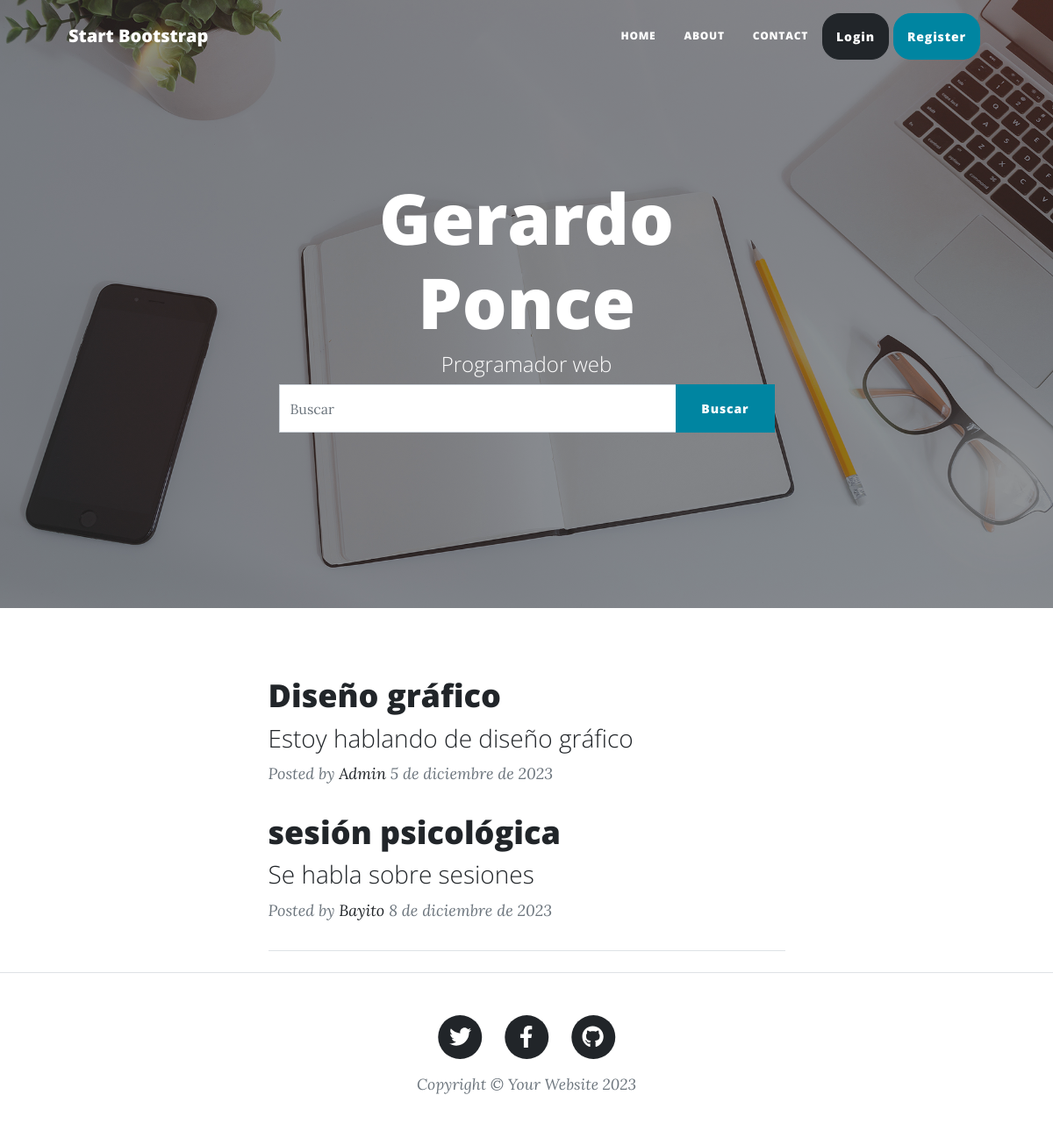
The app's page /, older data.
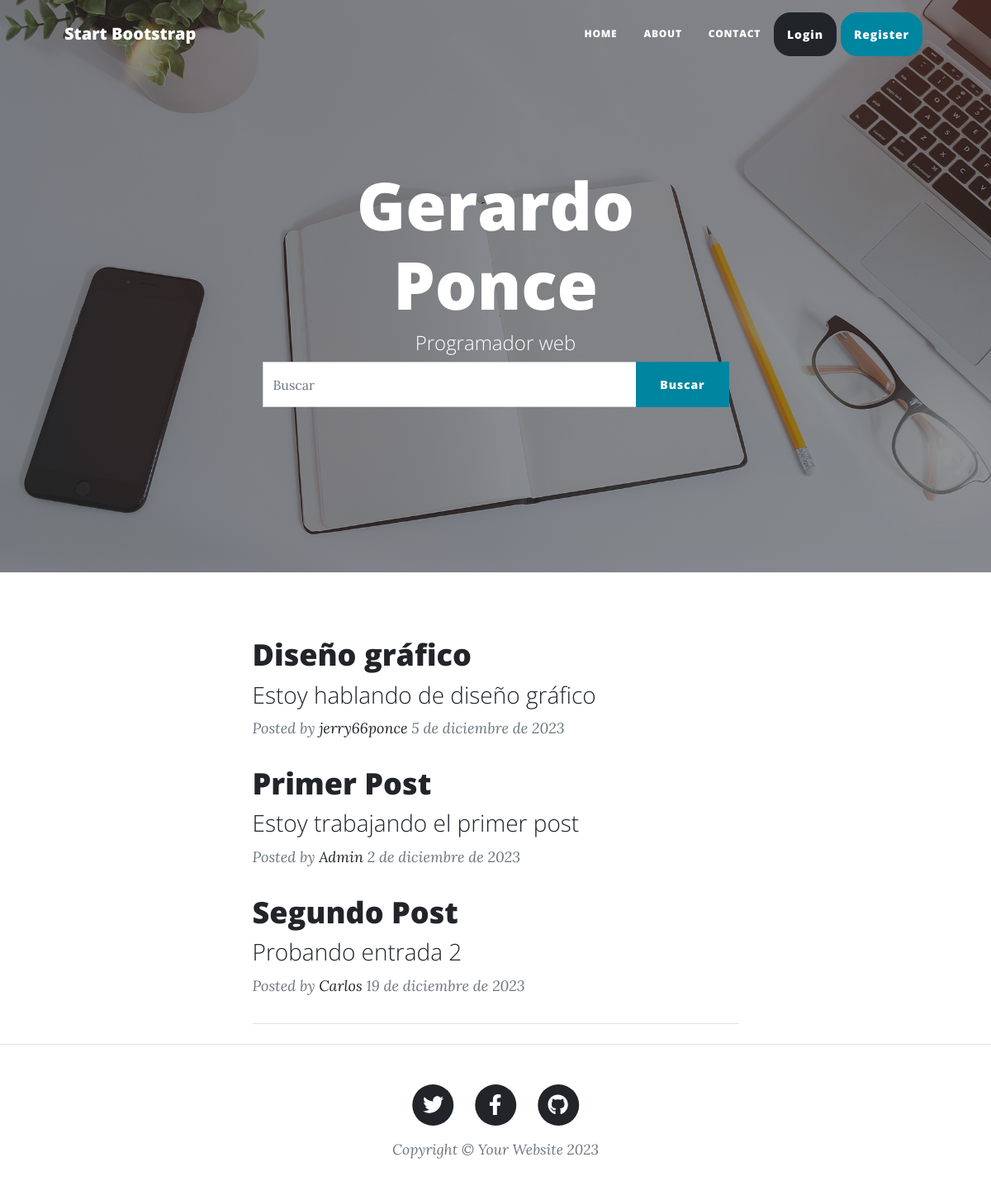
The same page, newer data.
### coder/models.py (models this page shows, shortened)
class Post(models.Model):
    titulo = models.CharField(max_length=100)
    subtitulo = models.CharField(max_length=100)
    cuerpo = RichTextField(verbose_name="Contenido")
    autor = models.ForeignKey(User, on_delete=models.CASCADE)
    fecha = models.DateField()
    imagen = models.URLField(default="Pega el link de una imagen")
    slug = models.SlugField(max_length=200, unique=True)
    class Meta:
        verbose_name = "Post"  # traduce el nombre de la app
        verbose_name_plural = "posts"  # traduce el nombre de la app

### coder/views.py (the view)
# urls.py: path("", index, name="index"),
def index(request):
    queryset = request.GET.get("buscar")
    posts = Post.objects.all()  # sirve para traer todos los posts
    if queryset:  # sirve para buscar
        posts = Post.objects.filter(
            Q(titulo__icontains=queryset) | Q(subtitulo__icontains=queryset)
        ).distinct()  # sirve para buscar el distinct sirve para traer los distintos post
    return render(request, "coder/index.html", {"posts": posts})

### coder/templates/coder/index.html (shortened to what this page needs)
{% extends 'core/base.html' %}
{%block background%}{% load static %}{% static 'core/assets/img/home-bg.jpg'%}{%endblock%}
{%block headers%}
<h1>Gerardo Ponce</h1>
<span class="subheading">Programador web</span>
<div class="container">
    <div class="row">
        <div class="col-md-12 buscador">
            <form method="GET">
                <div id="custon-search-input">
                    <div class="input-group col-md-12">
                        <input type="text" class="form-control" placeholder="Buscar" name="buscar">
                        <span class="input-group-list">
                            <button type="submit" class="btn btn-primary">Buscar</button>
                        </span>
                    </div>
                </div>
            </form>
        </div>
    </div>
</div>
{% endblock %}
{% block content %}
<div class="container px-4 px-lg-5">
    <div class="row gx-4 gx-lg-5 justify-content-center">
        <div class="col-md-10 col-lg-8 col-xl-7">
            {%if posts %}
            {%for post in posts%}
            <div class="post-preview">
                <a href="{% url 'article' post.slug%}">
                    <h2 class="post-title">{{post.titulo}}</h2>
                    <h3 class="post-subtitle">{{post.subtitulo}}</h3>
                </a>
                <p class="post-meta">
                    Posted by
                    <a href="#!">{{post.autor}}</a>
                    {{post.fecha}}
                </p>
            </div>
            {%endfor%}
            {%else%}
            <h1>No hay articulos</h1>
            {%endif%}
            <hr class="my-4" />
        </div>
    </div>
</div>
{% endblock %}

### core/templates/core/base.html (shortened to what this page needs)
<!DOCTYPE html>
<html lang="en">
    <head>
        {% load static %}
        <link href="{% static 'core/css/styles.css' %}" rel="stylesheet" />
    </head>
    <body>
        <nav class="navbar navbar-expand-lg navbar-light" id="mainNav">
            <div class="container px-4 px-lg-5">
                <a class="navbar-brand" href="{% url 'index' %}">Start Bootstrap</a>
                <div class="collapse navbar-collapse" id="navbarResponsive">
                    <ul class="navbar-nav ms-auto py-4 py-lg-0">
                        <li class="nav-item"><a class="nav-link px-lg-3 py-3 py-lg-4" href="{% url 'index' %}">Home</a></li>
                        <li class="nav-item"><a class="nav-link px-lg-3 py-3 py-lg-4" href="{% url 'about' %}">About</a></li>
                        <li class="nav-item"><a class="nav-link px-lg-3 py-3 py-lg-4" href="{% url 'contact' %}">Contact</a></li>
                    </ul>
                    <a href="{% url 'login' %}"class="btn btn-dark login">Login</a>
                    <a href="{% url 'register' %}"class="btn btn-primary login">Register</a>
                </div>
            </div>
        </nav>
        <header class="masthead" style="background-image: url('{% block background %}{% endblock %}')">
            <div class="container position-relative px-4 px-lg-5">
                <div class="row gx-4 gx-lg-5 justify-content-center">
                    <div class="col-md-10 col-lg-8 col-xl-7">
                        <div class="site-heading">
                            {%block headers%}{%endblock%}
                    </div>
                </div>
            </div>
        </header>
        {% block content %}
        {% endblock %}
        <footer class="border-top">
            <div class="container px-4 px-lg-5">
                <div class="row gx-4 gx-lg-5 justify-content-center">
                    <div class="col-md-10 col-lg-8 col-xl-7">
                        <ul class="list-inline text-center">
                            <li class="list-inline-item">
                                <a href="#!">
                                    <span class="fa-stack fa-lg">
                                        <i class="fas fa-circle fa-stack-2x"></i>
                                        <i class="fab fa-twitter fa-stack-1x fa-inverse"></i>
                                    </span>
                                </a>
                            </li>
                            <li class="list-inline-item">
                                <a href="#!">
                                    <span class="fa-stack fa-lg">
                                        <i class="fas fa-circle fa-stack-2x"></i>
                                        <i class="fab fa-facebook-f fa-stack-1x fa-inverse"></i>
                                    </span>
                                </a>
                            </li>
                            <li class="list-inline-item">
                                <a href="#!">
                                    <span class="fa-stack fa-lg">
                                        <i class="fas fa-circle fa-stack-2x"></i>
                                        <i class="fab fa-github fa-stack-1x fa-inverse"></i>
                                    </span>
                                </a>
                            </li>
                        </ul>
                        <div class="small text-center text-muted fst-italic">Copyright &copy; Your Website 2023</div>
                    </div>
                </div>
            </div>
        </footer>
    </body>
</html>

Row changes from the older to the newer data that the page shows:
removed Post: titulo "sesión psicológica", subtitulo "Se habla sobre sesiones", autor "Bayito", fecha "8 de diciembre de 2023"
changed through a linked row, Post "Diseño gráfico": autor "Admin" → "jerry66ponce"
added Post: titulo "Primer Post", subtitulo "Estoy trabajando el primer post", autor "Admin", fecha "2 de diciembre de 2023"
added Post: titulo "Segundo Post", subtitulo "Probando entrada 2", autor "Carlos", fecha "19 de diciembre de 2023"
